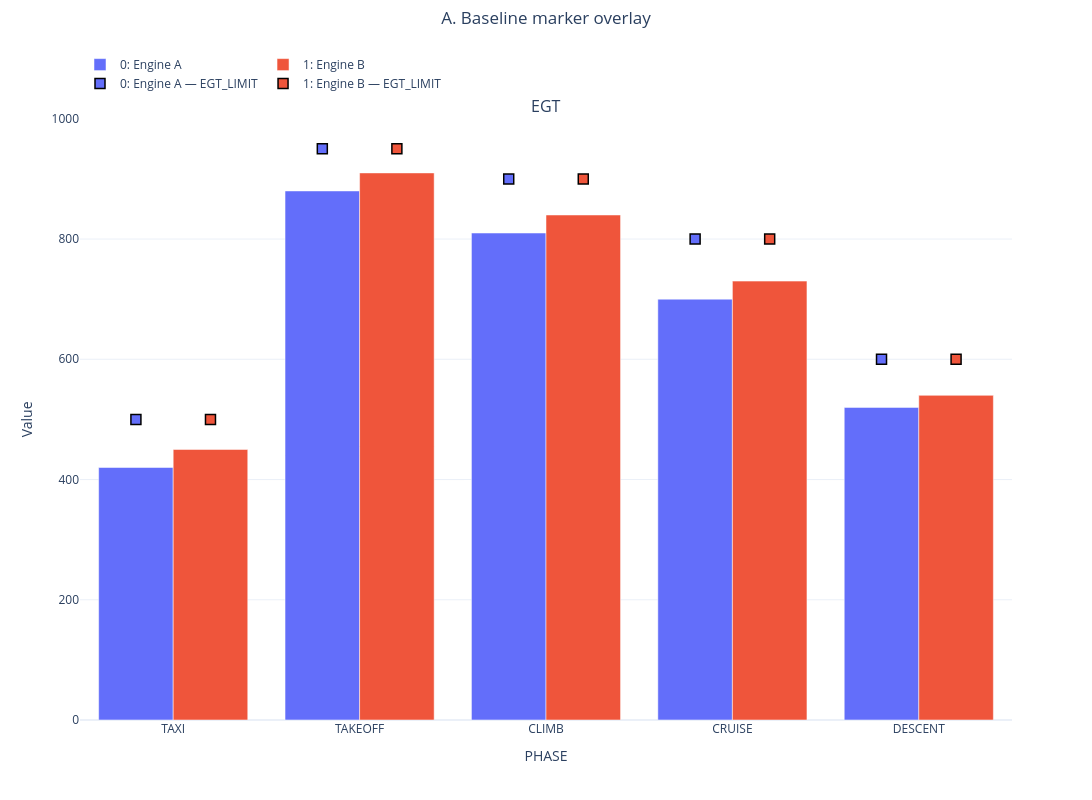

Notebook code for this chart:
### Markdown cell above
## A. Baseline — classic marker overlay (unchanged)

Without a `style` override, `markers=` behaves exactly as before: a marker symbol
at each value, one legend entry per dataset.

### Code cell
uc_base = build()
fig = uc_base.bar(x='PHASE', y='EGT', markers='EGT_LIMIT',
                  suptitle='A. Baseline marker overlay')

tr = caps_of(fig, 'EGT_LIMIT')
check(len(tr) == 2, 'one marker trace per dataset')
check(all(t.marker.symbol not in ('line-ew',) for t in tr), 'baseline uses a symbol, not a dash')
check(all(t.error_y.array is None for t in tr), 'baseline has no whisker stem')
fig.show()

### Figure 1 — Plotly figure (JSON) as saved in the notebook; plotly's stock layout.template omitted (floating-point values rounded to 4 significant figures)
{"data": [{"alignmentgroup": "bars", "legendgroup": "group_0", "marker": {"color": "#636EFA"}, "name": "0: Engine A", "offsetgroup": "set_0", "opacity": 1, "showlegend": true, "type": "bar", "x": ["TAXI", "TAKEOFF", "CLIMB", "CRUISE", "DESCENT"], "xaxis": "x", "y": [420, 880, 810, 700, 520], "yaxis": "y"}, {"alignmentgroup": "bars", "hovertemplate": "<b>Engine A</b><br>PHASE: %{x}<br>EGT_LIMIT: %{y:.4g}<extra></extra>", "legendgroup": "group_0", "marker": {"color": "#636EFA", "line": {"color": "black", "width": 1.5}, "opacity": 1, "size": 10, "symbol": "square"}, "mode": "markers", "name": "0: Engine A — EGT_LIMIT", "offsetgroup": "set_0", "showlegend": true, "type": "scatter", "x": ["TAXI", "TAKEOFF", "CLIMB", "CRUISE", "DESCENT"], "xaxis": "x", "y": [500, 950, 900, 800, 600], "yaxis": "y"}, {"alignmentgroup": "bars", "legendgroup": "group_1", "marker": {"color": "#EF553B"}, "name": "1: Engine B", "offsetgroup": "set_1", "opacity": 1, "showlegend": true, "type": "bar", "x": ["TAXI", "TAKEOFF", "CLIMB", "CRUISE", "DESCENT"], "xaxis": "x", "y": [450, 910, 840, 730, 540], "yaxis": "y"}, {"alignmentgroup": "bars", "hovertemplate": "<b>Engine B</b><br>PHASE: %{x}<br>EGT_LIMIT: %{y:.4g}<extra></extra>", "legendgroup": "group_1", "marker": {"color": "#EF553B", "line": {"color": "black", "width": 1.5}, "opacity": 1, "size": 10, "symbol": "square"}, "mode": "markers", "name": "1: Engine B — EGT_LIMIT", "offsetgroup": "set_1", "showlegend": true, "type": "scatter", "x": ["TAXI", "TAKEOFF", "CLIMB", "CRUISE", "DESCENT"], "xaxis": "x", "y": [500, 950, 900, 800, 600], "yaxis": "y"}], "layout": {"annotations": [{"font": {"size": 16}, "showarrow": false, "text": "EGT", "x": 0.5, "xanchor": "center", "xref": "paper", "y": 1.0, "yanchor": "bottom", "yref": "paper"}], "barmode": "group", "height": 800, "legend": {"orientation": "h", "x": 0, "xanchor": "left", "y": 0.9374, "yanchor": "top", "yref": "container"}, "margin": {"t": 88.1}, "scattermode": "group", "showlegend": true, "title": {"text": "A. Baseline marker overlay", "x": 0.5, "xanchor": "center", "y": 0.985, "yanchor": "top", "yref": "container"}, "width": 1200, "xaxis": {"anchor": "y", "domain": [0.0, 1.0], "title": {"text": "PHASE"}}, "yaxis": {"anchor": "x", "domain": [0.0, 1.0], "title": {"text": "Value"}}}}
